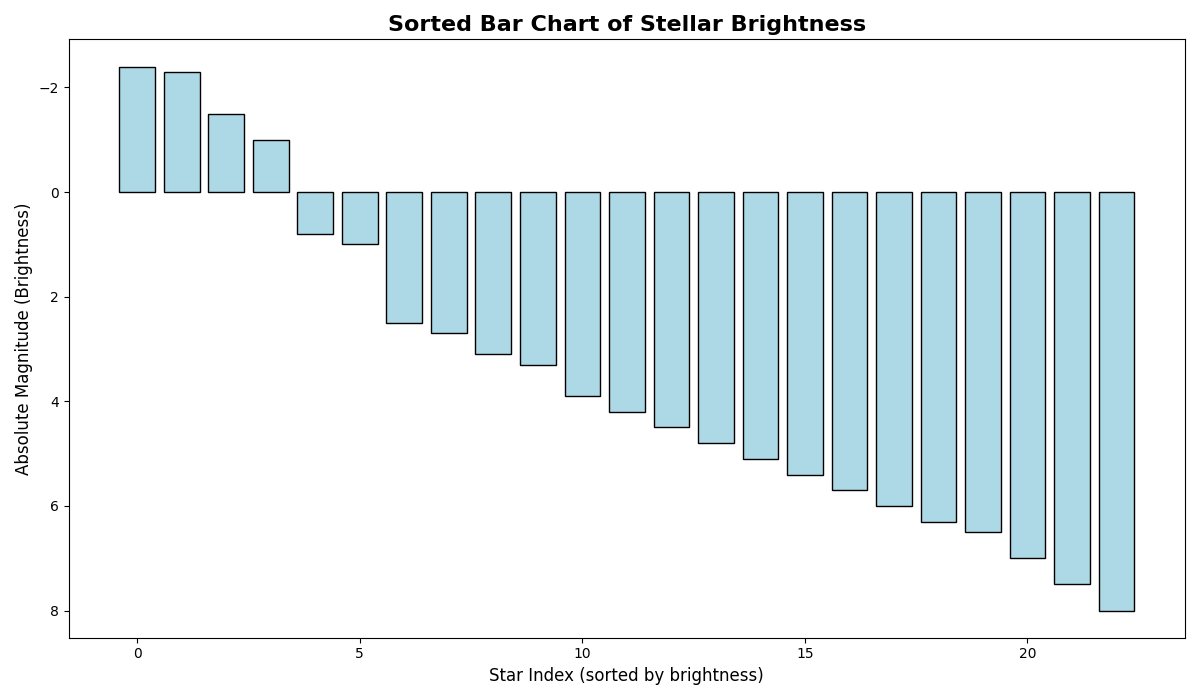

Here is the Python script that generated this plot:
import numpy as np
import matplotlib.pyplot as plt

# Data Preparation:
brightness = np.array([5.1, 5.4, 5.7, 6.0, 6.3, 6.5, 7.0, 7.5, 8.0, 4.2, 4.5, 4.8, 3.1, 3.3,
                       3.9, 2.7, 2.5, 1.0, -1.5, 0.8, -1.0, -2.4, -2.3])
temperature = np.array([3000, 3200, 3500, 3700, 4000, 4300, 5000, 5200, 6000, 7000, 8000,
                        9000, 12000, 15000, 20000, 25000, 30000, 35000, 40000, 45000, 
                        50000, 55000, 60000])

# Sort data by brightness in ascending order
sorted_indices = np.argsort(brightness)
sorted_brightness = brightness[sorted_indices]
sorted_temperature = temperature[sorted_indices]

# Plotting the sorted bar chart
fig, ax = plt.subplots(figsize=(12, 7))
ax.bar(range(len(sorted_brightness)), sorted_brightness, color='lightblue', edgecolor='black')

# Adding titles and labels to the plot
ax.set_title('Sorted Bar Chart of Stellar Brightness', fontsize=16, fontweight='bold', wrap=True)
ax.set_xlabel('Star Index (sorted by brightness)', fontsize=12)
ax.set_ylabel('Absolute Magnitude (Brightness)', fontsize=12)
ax.invert_yaxis()

# Display the plot
plt.tight_layout()
plt.show()
